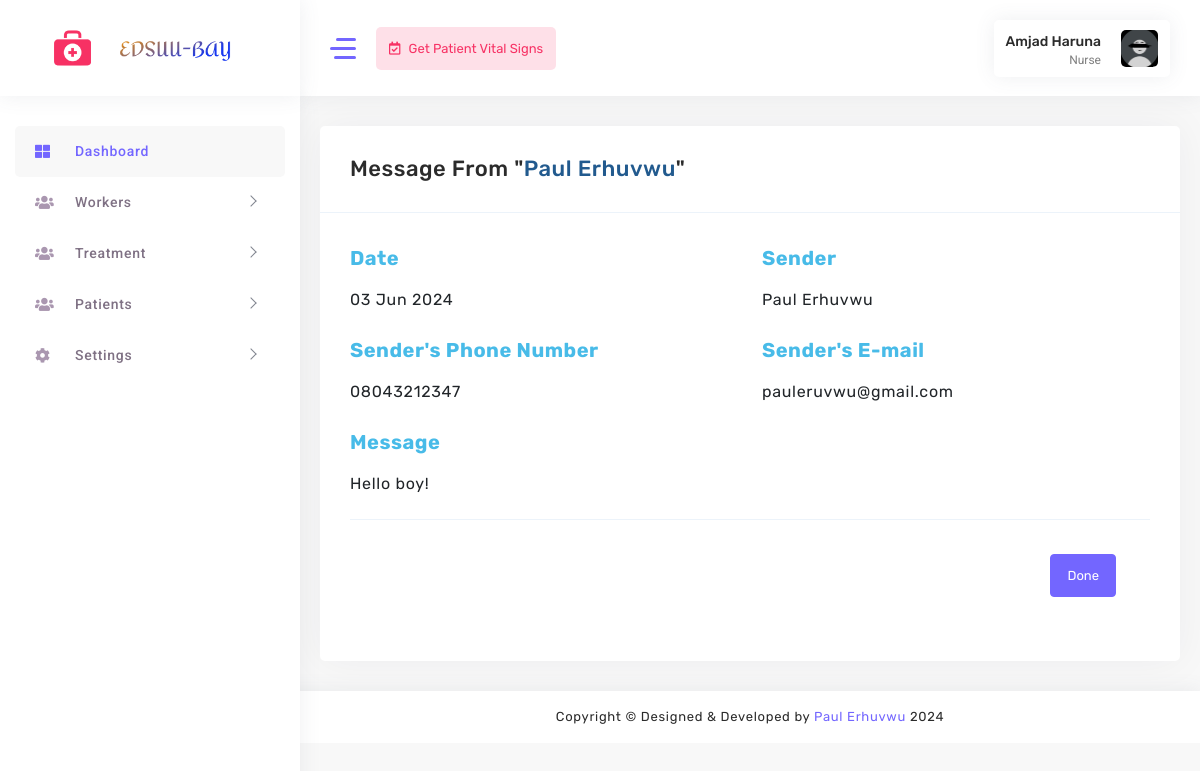
/nurse/message/1 (signed in), run on the app's committed database.
### accounts/models.py (models this page shows, shortened)
class UserProfile(models.Model):
    USER_ROLES = (
        ('nurse', 'Nurse'),
        ('doctor', 'Doctor'),
    )
    user = models.OneToOneField(User, on_delete=models.CASCADE)
    email = models.EmailField(max_length=30)
    role = models.CharField(max_length=20, choices=USER_ROLES)
    phone_number = models.CharField(max_length=15)
    profile_picture = models.ImageField(upload_to='profile_pictures', blank=True, null=True)
    bio = models.TextField(blank=True, null=True)
    address = models.TextField(blank=True, null=True)
    birthday = models.DateField(blank=True, null=True)

class Message(models.Model):
    sender = models.ForeignKey(Worker, related_name='sent_messages', on_delete=models.CASCADE)
    recipient = models.ForeignKey(Worker, related_name='received_messages', on_delete=models.CASCADE)
    content = models.TextField()
    timestamp = models.DateTimeField(auto_now_add=True)
    read = models.BooleanField(default=False)

class Worker(models.Model):
    user = models.OneToOneField(User, on_delete=models.CASCADE)
    mobile_number = models.CharField(max_length=15, unique=True)
    biography = models.TextField(null=True, blank=True)
    role = models.CharField(max_length=50)

### accounts/views.py (the view)
# urls.py: path("nurse/message/<int:message_id>", view_message_nurse, name='view_message'),
@login_required(login_url='/custom_login/')
@role_required('nurse')
def view_message_nurse(request, message_id):
    message = get_object_or_404(Message, id=message_id)
    recipient = Worker.objects.get(user=request.user)
    messages_received = Message.objects.filter(recipient=recipient).exclude(sender=recipient)
    return render(request, 'nurse/view-message.html', {'message': message, 'messages_received': messages_received})

### accounts/views.py (called while the page is built)
def role_required(role):
    def decorator(view_func):
        @wraps(view_func)
        def _wrapped_view(request, *args, **kwargs):
            if request.user.is_authenticated:
                user_profile = UserProfile.objects.get(user=request.user)
                if user_profile.role == role:
                    return view_func(request, *args, **kwargs)
                else:
                    return redirect('error404')  # Update 'error404' with your actual URL name for the error page
            else:
                return redirect('login')
        return _wrapped_view
    return decorator

### accounts/templates/nurse/view-message.html (shortened to what this page needs)
{% load static %}
<!DOCTYPE html>
<html lang="en">
<head>
    <link rel="stylesheet" href="{% static 'assets/main/css/fonts.css' %}">
    <link rel="stylesheet" href="{% static 'assets/main/css/style.css' %}">
</head>
<body>
    <div id="main-wrapper" class="show">
        <div class="nav-header">
            <div class="brand-logo">
                <a href="%"> <img class="logo-tabib" src="{% static 'assets/images/download.png' %}" alt=""></a>
                <a href="%"><img class="brand-title" src="{% static 'assets/images/logo.png' %}" alt=""></a>
            </div>
        </div>
        <aside class="left-panel nicescroll-box">
            <nav class="navigation">
                <ul class="list-unstyled main-menu">
                    <li class="has-submenu active">
                        <a href="{% url 'homenurse' %}">
                            <i class="fas fa-th-large"></i>
                            <span class="nav-label">Dashboard</span>
                        </a>
                    </li>
                    <li class="has-submenu">
                        <a href="javascript:void()" class="has-arrow mm-collapsed">
                            <i class="fas fa-users"></i>
                            <span class="nav-label">Workers</span>
                        </a>
                    </li>
                    <li class="has-submenu">
                        <a href="javascript:void()" class="has-arrow mm-collapsed">
                            <i class="fas fa-users"></i>
                            <span class="nav-label">Treatment</span>
                        </a>
                    </li>
                    <li class="has-submenu">
                        <a href="javascript:void()" class="has-arrow mm-collapsed">
                            <i class="fas fa-users"></i>
                            <span class="nav-label">Patients</span>
                        </a>
                    </li>
                    <li class="has-submenu">
                        <a href="javascript:void()" class="has-arrow mm-collapsed">
                            <i class="fas fa-cog"></i>
                            <span class="nav-label">Settings</span>
                        </a>
                    </li>
                </ul>
            </nav>
        </aside>
        <div class="header">
            <header class="top-head container-fluid">
                <div class="nav-control">
                    <div class="hamburger">
                        <span class="line"></span><span class="line"></span><span class="line"></span>
                    </div>
                    <div class="left-header content-header__menu">
                        <ul class="list-unstyled">
                            <li class="nav-link btn">
                                <a href="{% url 'vitals' %}"><i class="far fa-calendar-check"></i> <span>Get Patient Vital Signs</span> </a>
                            </li>
                        </ul>
                    </div>
                </div>
                <div class="header-right">
                    <div class="my-account-wrapper widget-7">
                        <div class="account-wrapper">
                            <div class="account-control">
                                <a class="login header-profile" href="#" title="Sign in">
                                    <div class="header-info">
                                        <span style="text-transform: capitalize;">{{ user.get_full_name }}</span>
                                        <small>{{ user.userprofile.get_role_display }}</small>
                                    </div>
                                    <img src="{% if user.userprofile.profile_picture %}{{ user.userprofile.profile_picture.url }}{% else %}{% static 'assets/images/profile.jpg' %}{% endif %}" alt="Profile Picture">
                                </a>
                            </div>
                        </div>
                    </div>
                </div>
            </header>
        </div>
        <div class="content-body">
            <div class="warper container-fluid">
                <div class="new-patients main_container">
                    <div class="row">
                        <div class="col-md-12">
                            <div class="card shadow">
                                <div class="card-header">
                                    <h4 class="card-title">Message from "<span style="text-transform: capitalize; color: rgb(34, 90, 142);">{{ message.sender.user.get_full_name }}</span>"</h4>
                                </div>
                                <div class="card-body">
                                    <div class="row">
                                        <div class="col-md-6 col-sm-12 form-group">
                                            <label for="date" style="font-weight: bold; color: #48bbe8; font-size: 20px;">Date</label>
                                            <p class="form-control-plaintext" style="font-size: 16px;">{{ message.timestamp|date:"d M Y" }}</p>
                                        </div>
                                        <div class="col-md-6 col-sm-12 form-group">
                                            <label for="sendername" style="font-weight: bold; color: #48bbe8;  font-size: 20px;">Sender</label>
                                            <p class="form-control-plaintext" style="text-transform: capitalize; font-size: 16px;">{{ message.sender.user.get_full_name }}</p>
                                        </div>
                                    </div>
                                    <div class="row">
                                        <div class="col-md-6 col-sm-12 form-group">
                                            <label for="sendernum" style="font-weight: bold; color: #48bbe8; font-size: 20px;">Sender's Phone Number</label>
                                            <p class="form-control-plaintext" style="font-size: 16px;">{{ message.sender.mobile_number }}</p>
                                        </div>
                                        <div class="col-md-6 col-sm-12 form-group">
                                            <label for="sendermail" style="font-weight: bold; color: #48bbe8; font-size: 20px;">Sender's E-mail</label>
                                            <p class="form-control-plaintext" style="font-size: 16px;">{{ message.sender.user.email }}</p>
                                        </div>
                                    </div>
                                    <div class="row">
                                        <div class="col-md-12 col-sm-12 form-group">
                                            <label for="msg" style="font-weight: bold; color: #48bbe8; font-size: 20px;">Message</label>
                                            <p class="form-control-plaintext" style="font-size: 16px;">{{ message.content }}</p>
                                        </div>
                                    </div>
                                    <form method="post" action="{% url 'message_seen' message.id %}">
                                        <div class="modal-footer">
                                            <button type="submit" class="btn btn-primary">Done</button>
                                        </div>
                                    </form>
                                </div>
                            </div>
                        </div>
                    </div>
                </div>
            </div>
        </div>
        <div class="footer">
            <div class="copyright">
                <p class="mb-0">Copyright © Designed &amp; Developed by <a href="#" target="_blank">Paul Erhuvwu</a>
                    2024
                </p>
            </div>
        </div>
    </div>
</body>
</html>

### data on the page
Message: sender.user.get_full_name "Paul Erhuvwu", timestamp "03 Jun 2024", sender.mobile_number "08043212347", sender.user.email "pauleruvwu@gmail.com", content "Hello boy!"

### other printed values
{{ user.get_full_name }} "Amjad Haruna"
{{ user.userprofile.get_role_display }} "Nurse"
